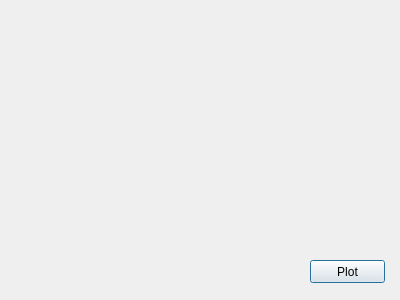
<?xml version="1.0" encoding="UTF-8"?>
<ui version="4.0">
 <class>Dialog</class>
 <widget class="QDialog" name="Dialog">
  <property name="geometry">
   <rect>
    <x>0</x>
    <y>0</y>
    <width>400</width>
    <height>300</height>
   </rect>
  </property>
  <property name="windowTitle">
   <string>Dialog</string>
  </property>
  <widget class="QPushButton" name="pushButton">
   <property name="geometry">
    <rect>
     <x>310</x>
     <y>260</y>
     <width>75</width>
     <height>23</height>
    </rect>
   </property>
   <property name="text">
    <string>Plot</string>
   </property>
  </widget>
  <widget class="QWidget" name="widget" native="true">
   <property name="geometry">
    <rect>
     <x>80</x>
     <y>70</y>
     <width>120</width>
     <height>80</height>
    </rect>
   </property>
  </widget>
 </widget>
 <resources/>
 <connections/>
</ui>
